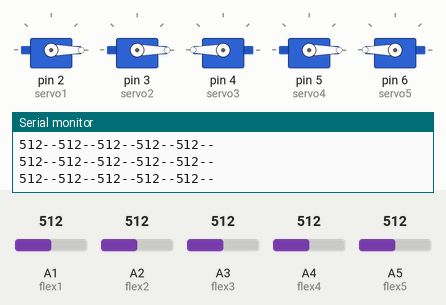
Recording of a sketch running on a simulated Arduino Uno, built with avr-gcc and run on an emulated ATmega328P. On the bench: 5 × servo, the last lines printed to the serial monitor. Inputs (shaded band) come from the test bench; at power-on: A2 (flex2) = 512, A1 (flex1) = 512, A3 (flex3) = 512, A4 (flex4) = 512, A5 (flex5) = 512.

Above: at 1.2 s.
1.3 s: A2 (flex2) set to 340
2.8 s: A2 (flex2) set to 316
At 4.2 s:
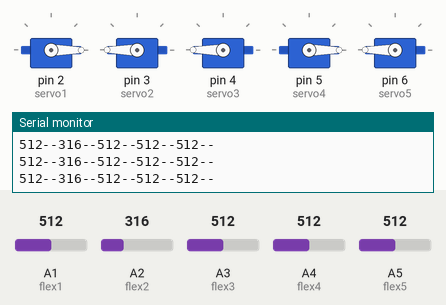
4.5 s: A1 (flex1) set to 828
6.0 s: A1 (flex1) set to 854
At 7.2 s:
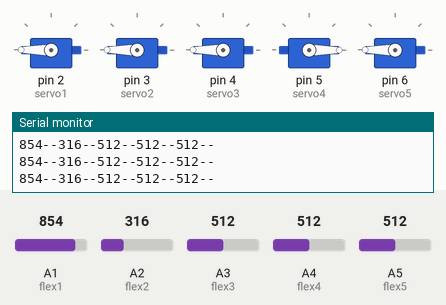
7.5 s: A3 (flex3) set to 816
9.0 s: A3 (flex3) set to 835
At 10.5 s:
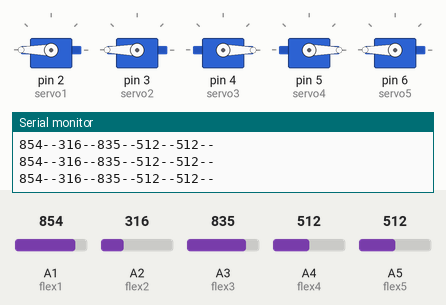
Timing chart, 0 to 11.5 s (numbered marks = the images above; inputs shaded):
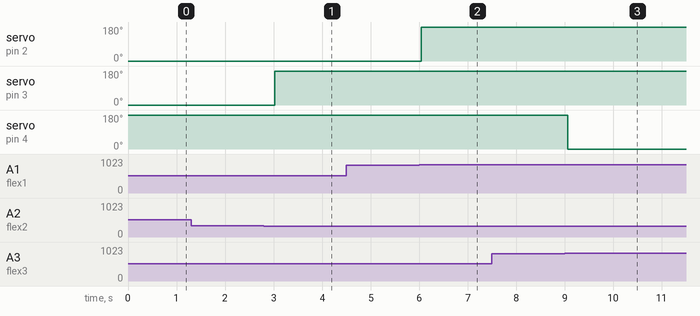

The sketch:

Robotic_arm_source_code.ino
```cpp
#include <Servo.h>

Servo servo1;
Servo servo2;
Servo servo3;
Servo servo4;
Servo servo5;

int flex1 = A1;
int flex2 = A2;
int flex3 = A3;
int flex4 = A4;
int flex5 = A5;
;
void setup()
{
  Serial.begin(9600);
  servo1.attach(2);
  servo2.attach(3);
  servo3.attach(4);
  servo4.attach(5);
  servo5.attach(6);
}


void loop()
{
  int flex1_pos;
  int servo1_pos;
  flex1_pos = analogRead(flex1);
  servo1_pos = map(flex1_pos, 840, 900, 180, 0);
  servo1_pos = constrain(servo1_pos, 180, 0);
  servo1.write(servo1_pos);

  int flex2_pos;
  int servo2_pos;
  flex2_pos = analogRead(flex2);
  servo2_pos = map(flex2_pos, 879, 882, 0, 180);
  servo2_pos = constrain(servo2_pos, 0, 180);
  servo2.write(servo2_pos);


  int flex3_pos;
  int servo3_pos;
  flex3_pos = analogRead(flex3);
  servo3_pos = map(flex3_pos, 828, 824, 180, 0);
  servo3_pos = constrain(servo3_pos, 180, 0);
  servo3.write(servo3_pos);

  int flex4_pos;
  int servo4_pos;
  flex4_pos = analogRead(flex4);
  servo4_pos = map(flex4_pos, 874, 878, 0, 180);
  servo4_pos = constrain(servo4_pos, 0, 180);
  servo4.write(servo4_pos);

  int flex5_pos;
  int servo5_pos;
  flex5_pos = analogRead(flex5);
  servo5_pos = map(flex5_pos, 855, 851, 180, 0);
  servo5_pos = constrain(servo5_pos, 180, 0);
  servo5.write(servo5_pos);

Serial.print(flex1_pos);
Serial.print("--");
Serial.print(flex2_pos);
Serial.print("--");
Serial.print(flex3_pos);
Serial.print("--");
Serial.print(flex4_pos);
Serial.print("--");
Serial.print(flex5_pos);
Serial.println("--");

  delay(300);


}
```

Measured:
- the behaviour switches between 333 and 332 on A2 (flex2) (found by bisection; images 0 and 1)
- the behaviour switches between 840 and 841 on A1 (flex1) (found by bisection; images 1 and 2)
- the behaviour switches between 827 and 828 on A3 (flex3) (found by bisection; images 2 and 3)
- after the input at 2.8 s, servo on pin 3 (servo2): 0° → 180° after 0.22 s
- after the input at 6.0 s, servo on pin 2 (servo1): 0° → 180° at once
- after the input at 9.0 s, servo on pin 4 (servo3): 180° → 0° after 0.06 s
